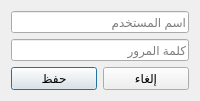
<!-- Qt Designer XML: حوار تسجيل الدخول -->
<ui version="4.0">
  <class>LoginDialog</class>
  <widget class="QDialog" name="LoginDialog">
    <property name="windowTitle">
      <string>تسجيل الدخول</string>
    </property>
    <layout class="QVBoxLayout" name="verticalLayout">
      <item>
        <widget class="QLineEdit" name="editUsername">
          <property name="placeholderText"><string>اسم المستخدم</string></property>
        </widget>
      </item>
      <item>
        <widget class="QLineEdit" name="editPassword">
          <property name="echoMode">2</property>
          <property name="placeholderText"><string>كلمة المرور</string></property>
        </widget>
      </item>
      <item>
        <layout class="QHBoxLayout" name="horizontalLayoutButtons">
          <item><widget class="QPushButton" name="btnSave"><property name="text"><string>حفظ</string></property></widget></item>
          <item><widget class="QPushButton" name="btnCancel"><property name="text"><string>إلغاء</string></property></widget></item>
        </layout>
      </item>
    </layout>
  </widget>
</ui>
